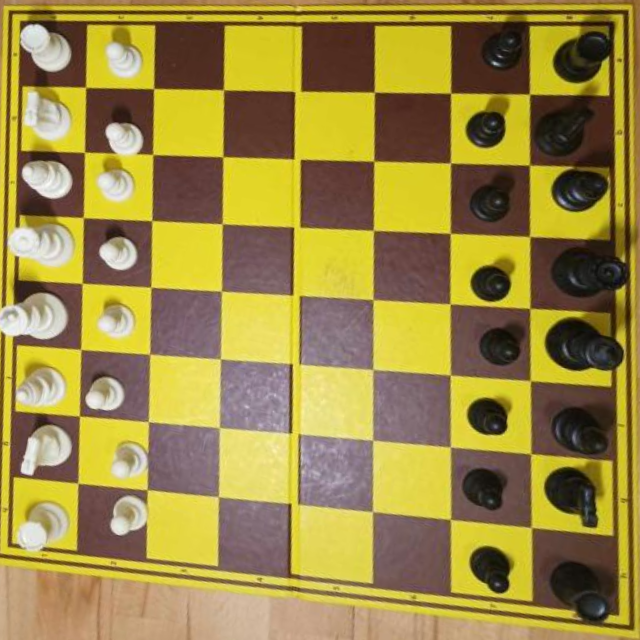
#> input picture runs/detect/geom_board_eval/largest/test/100_jpg.rf.851e6a78d3aa6f1df6c4393e18f4ebb0_warp.png, 640 x 640 px
$ python -i square_color_model.py   (imports and definitions only)
#> lines starting #> are read from the running program, lines starting #| are printed output that depends on the picture
#> further down, picture is the input picture: shape (640, 640, 3); mean B, G, R 68.1, 138.3, 157.8
import cv2
import joblib
import numpy as np

MODEL_PATH = "models/square_color/model.pkl"
# [1 line not run here, left out]

def extract_features(img):

    if img is None:
        raise ValueError("extract_features: input image is None")
    if img.ndim == 2 or (img.ndim == 3 and img.shape[2] == 1):
        img = cv2.cvtColor(img, cv2.COLOR_GRAY2BGR)

    lab  = cv2.cvtColor(img, cv2.COLOR_BGR2LAB)
#> lab: shape (640, 640, 3); mean of channels 0, 1, 2 145.6, 128.1, 164.3
    hsv  = cv2.cvtColor(img, cv2.COLOR_BGR2HSV)
#> hsv: shape (640, 640, 3); mean H, S, V 37.4, 139.9, 158

    L = lab[..., 0].astype(np.float32)
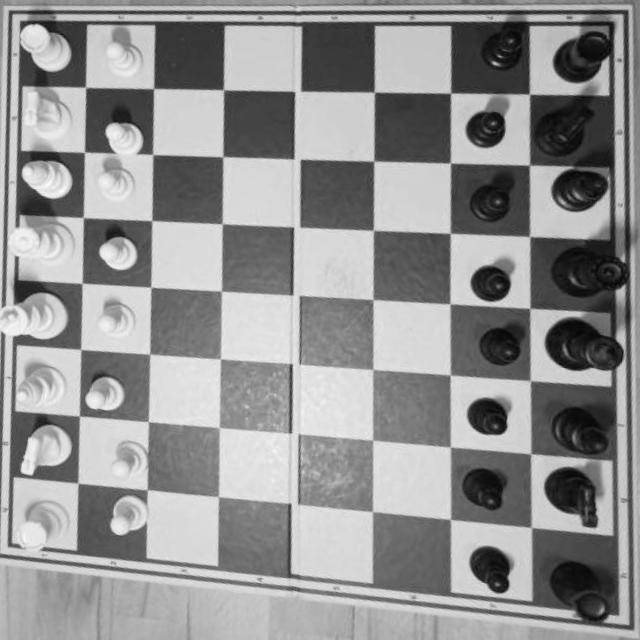
#> L: shape (640, 640) float32; min 3, max 254, mean 145.6
    H = hsv[..., 0].astype(np.float32)
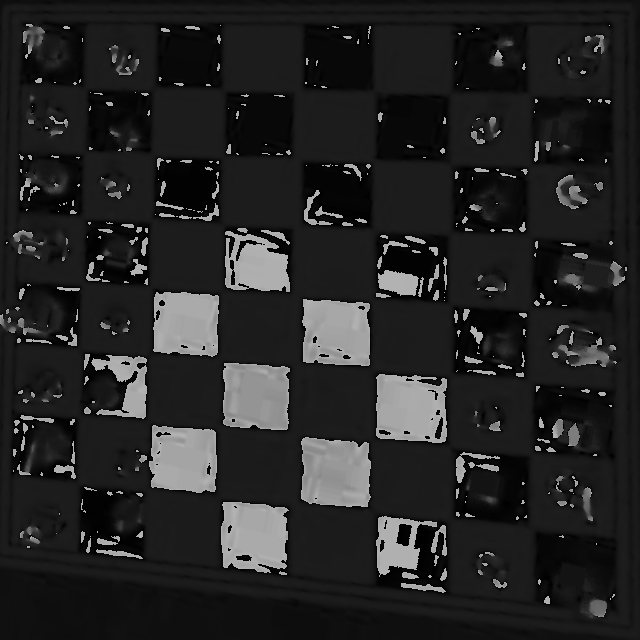
#> H: shape (640, 640) float32; min 0, max 179, mean 37.4
    S = hsv[..., 1].astype(np.float32)
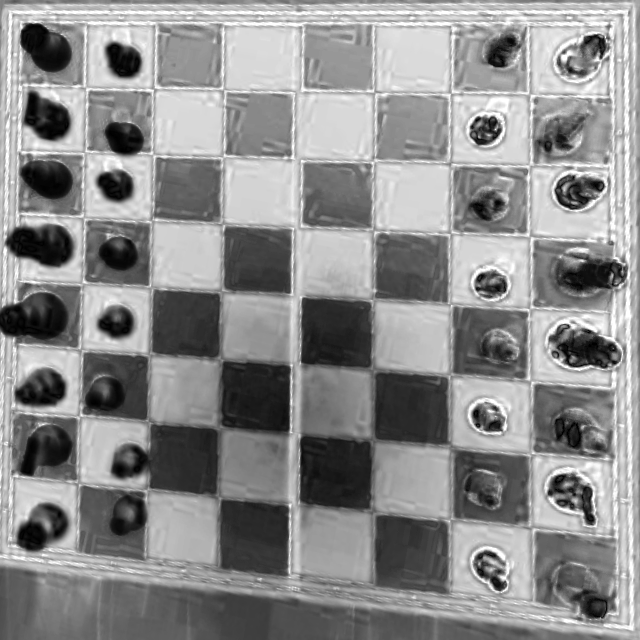
#> S: shape (640, 640) float32; min 0, max 255, mean 139.9
    V = hsv[..., 2].astype(np.float32)
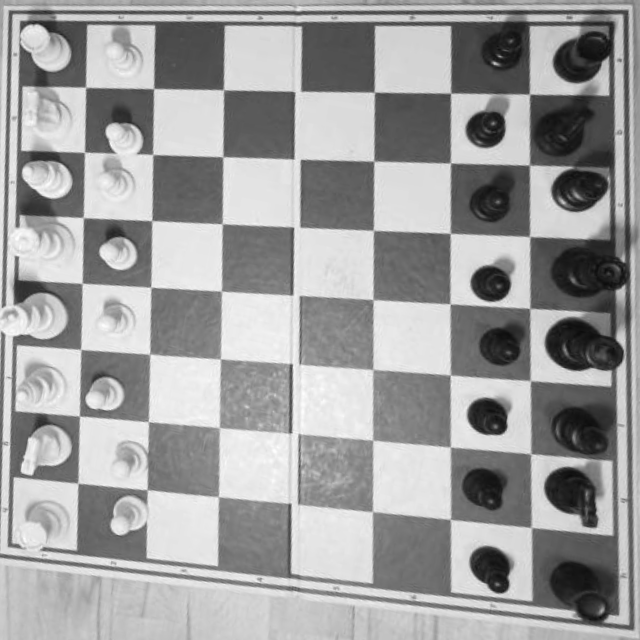
#> V: shape (640, 640) float32; min 6, max 255, mean 158

    bright_ratio = float((V > 200).sum()) / V.size
#> bright_ratio = 0.403
    p25, p75     = np.percentile(L, [25, 75])
#> p25 = 85; p75 = 209
    L_IQR        = float(p75 - p25)
#> L_IQR = 124

    return [
        float(L.mean()), float(L.std()),
        float(H.mean()),
        float(S.mean()), float(S.std()),
        float(V.mean()), float(V.std()),
        bright_ratio, L_IQR
    ]

def classify_square_color(tile):
    feats = np.array(extract_features(tile)).reshape(1, -1)
    label = model.predict(feats)[0]
    return "white" if label == 1 else "black"

>>> import cv2
>>> picture = cv2.imread('../../runs/detect/geom_board_eval/largest/test/100_jpg.rf.851e6a78d3aa6f1df6c4393e18f4ebb0_warp.png')
>>> result = extract_features(picture)
#> result = [145.6, 65.54, 37.35, 139.9, 63.91, 158, 64.36, 0.403, 124]

$ run again, on runs/detect/geom_board_eval/largest/test/103_jpg.rf.5510069829aa040ecd2df05b82c3f33f_vis.png
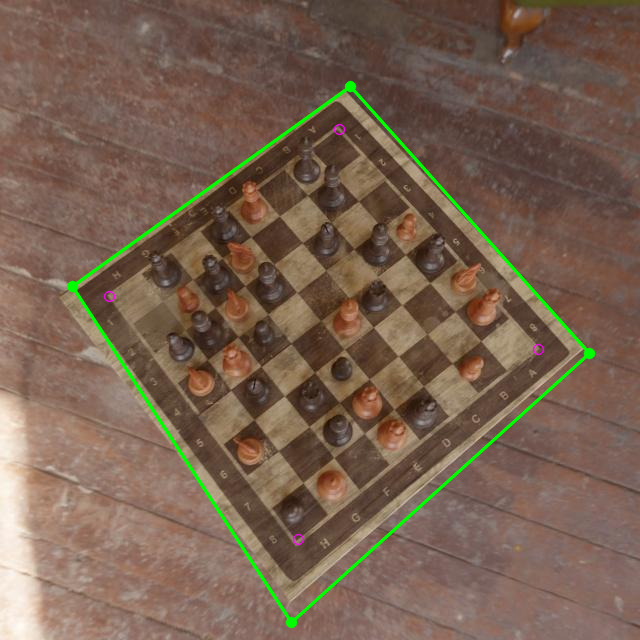
#> input picture runs/detect/geom_board_eval/largest/test/103_jpg.rf.5510069829aa040ecd2df05b82c3f33f_vis.png, 640 x 640 px
#> picture is the input picture: shape (640, 640, 3); mean B, G, R 80.5, 97.6, 120.1
#> lab: shape (640, 640, 3); mean of channels 0, 1, 2 109.9, 135.2, 141.1
#> hsv: shape (640, 640, 3); mean H, S, V 11.1, 89.7, 123.2
#> in extract_features, `S = hsv[..., 1].astype(np.float32)`:
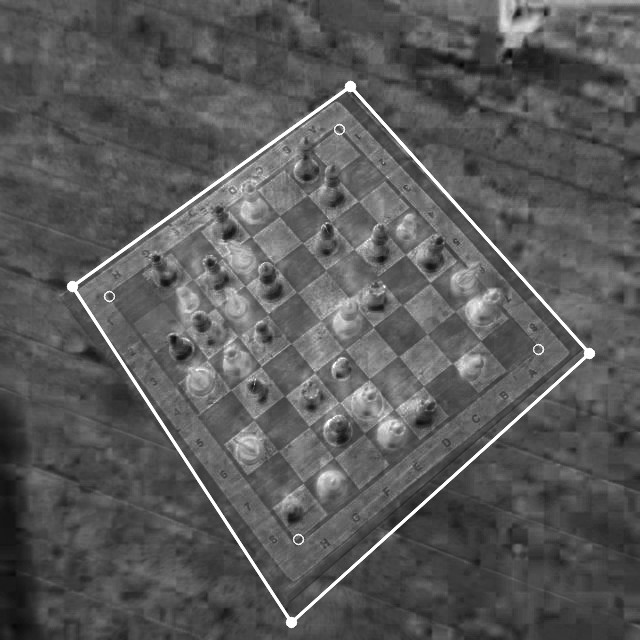
#> S: shape (640, 640) float32; min 5, max 255, mean 89.7
#> in extract_features, `V = hsv[..., 2].astype(np.float32)`:
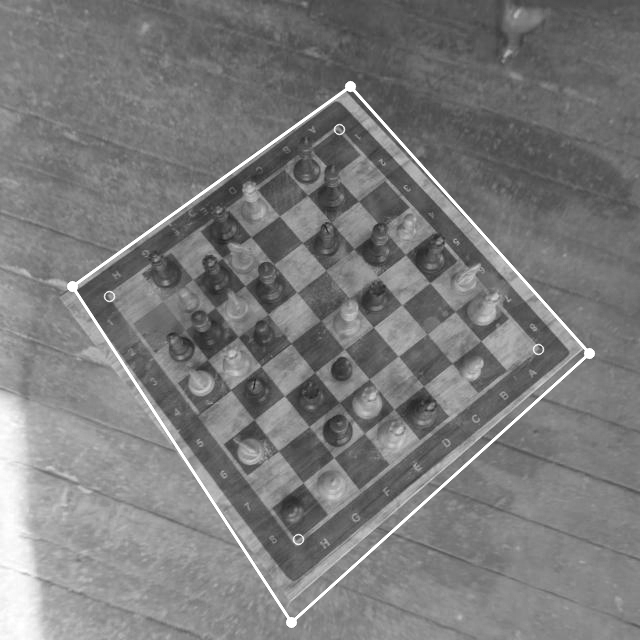
#> V: shape (640, 640) float32; min 22, max 255, mean 123.2
#> bright_ratio = 0.0309
#> p25 = 86; p75 = 127
#> L_IQR = 41
#> result = [109.9, 33.62, 11.14, 89.7, 33.03, 123.2, 34.43, 0.0309, 41]

$ run again, on runs/detect/geom_board_eval/largest/test/1109_jpg.rf.dd4d385c22fa064cd53f2f4f6db98f7b_vis.png
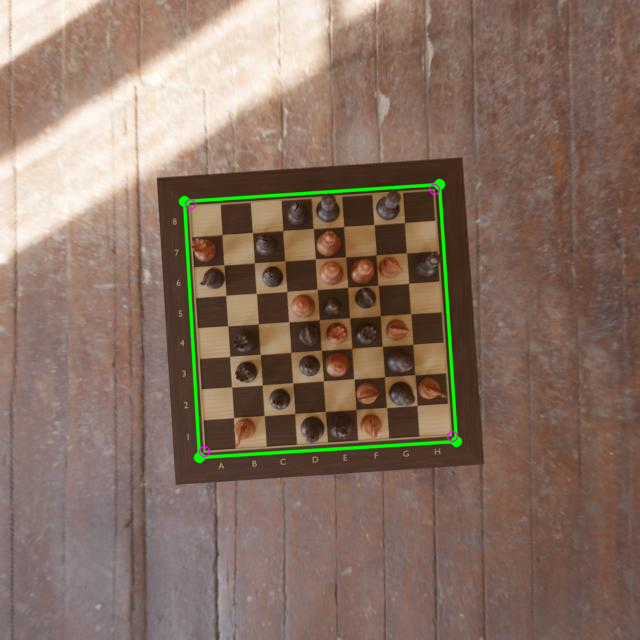
#> input picture runs/detect/geom_board_eval/largest/test/1109_jpg.rf.dd4d385c22fa064cd53f2f4f6db98f7b_vis.png, 640 x 640 px
#> picture is the input picture: shape (640, 640, 3); mean B, G, R 97, 111.4, 134
#> lab: shape (640, 640, 3); mean of channels 0, 1, 2 123.4, 135.4, 139.5
#> hsv: shape (640, 640, 3); mean H, S, V 18, 80.4, 136.1
#> in extract_features, `S = hsv[..., 1].astype(np.float32)`:
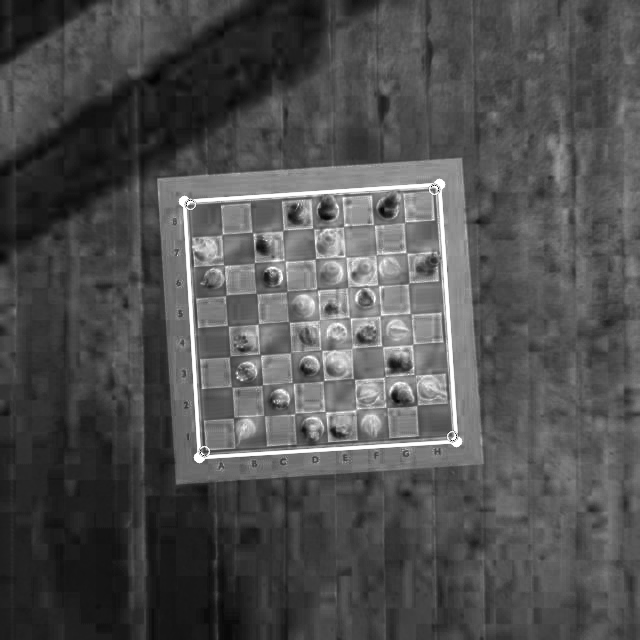
#> S: shape (640, 640) float32; min 0, max 255, mean 80.4
#> in extract_features, `V = hsv[..., 2].astype(np.float32)`:
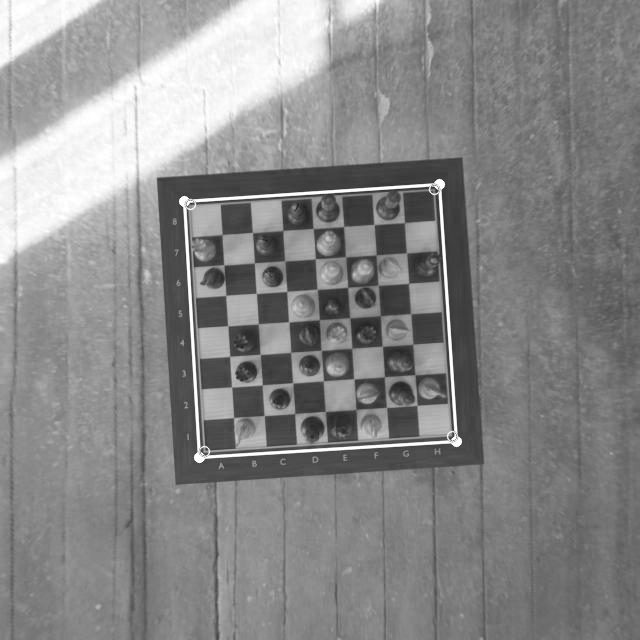
#> V: shape (640, 640) float32; min 30, max 255, mean 136.1
#> bright_ratio = 0.103
#> p25 = 99; p75 = 138
#> L_IQR = 39
#> result = [123.4, 46.84, 18, 80.43, 41.37, 136.1, 46.06, 0.103, 39]

$ run again, on runs/detect/geom_board_eval/largest/test/1109_jpg.rf.dd4d385c22fa064cd53f2f4f6db98f7b_warp.png
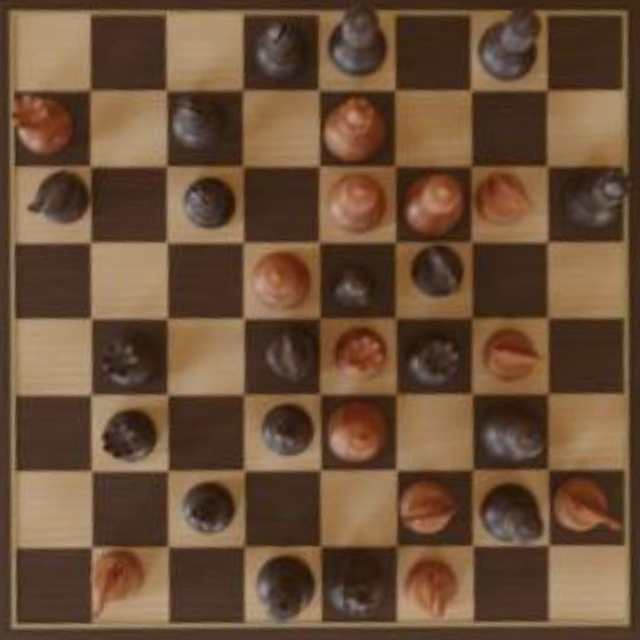
#> input picture runs/detect/geom_board_eval/largest/test/1109_jpg.rf.dd4d385c22fa064cd53f2f4f6db98f7b_warp.png, 640 x 640 px
#> picture is the input picture: shape (640, 640, 3); mean B, G, R 56.2, 79.6, 107.8
#> lab: shape (640, 640, 3); mean of channels 0, 1, 2 91.1, 136.8, 146.4
#> hsv: shape (640, 640, 3); mean H, S, V 13.6, 129.3, 107.8
#> in extract_features, `S = hsv[..., 1].astype(np.float32)`:
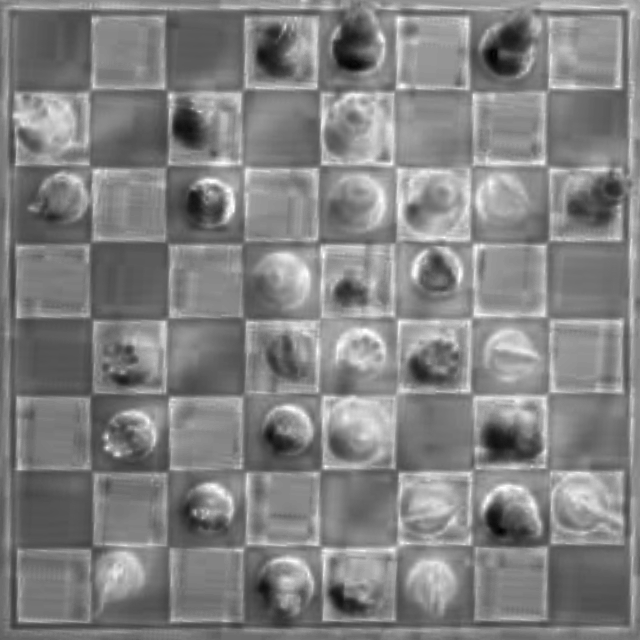
#> S: shape (640, 640) float32; min 0, max 255, mean 129.3
#> in extract_features, `V = hsv[..., 2].astype(np.float32)`:
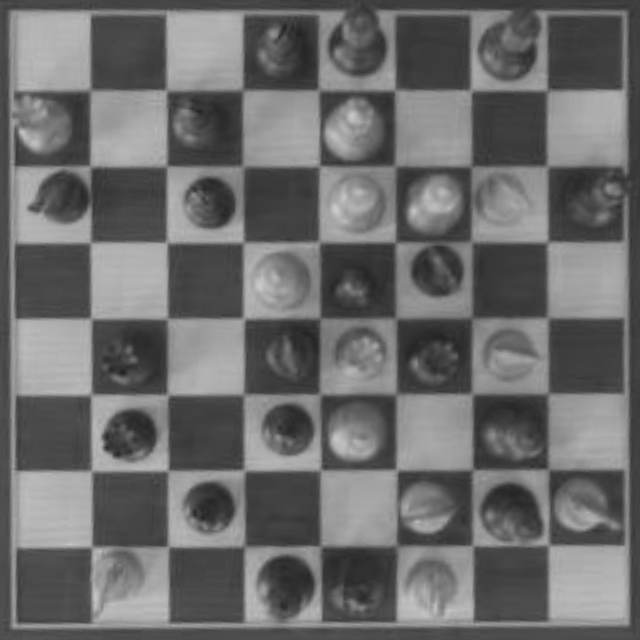
#> V: shape (640, 640) float32; min 32, max 203, mean 107.8
#> bright_ratio = 2.93e-05
#> p25 = 52; p75 = 132
#> L_IQR = 80
#> result = [91.08, 42.94, 13.57, 129.3, 35.21, 107.8, 44.17, 2.93e-05, 80]
